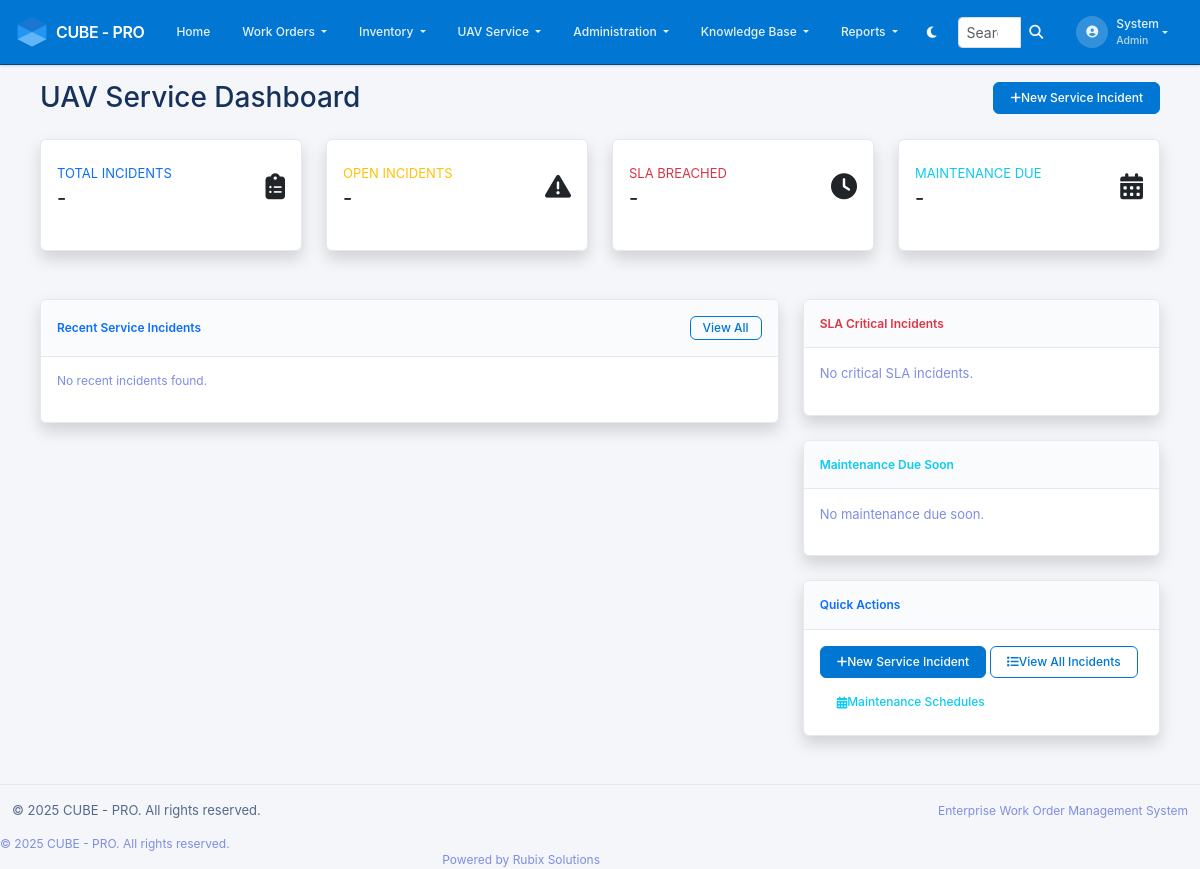
Before: /uav-service/dashboard (signed in) with the older database file.
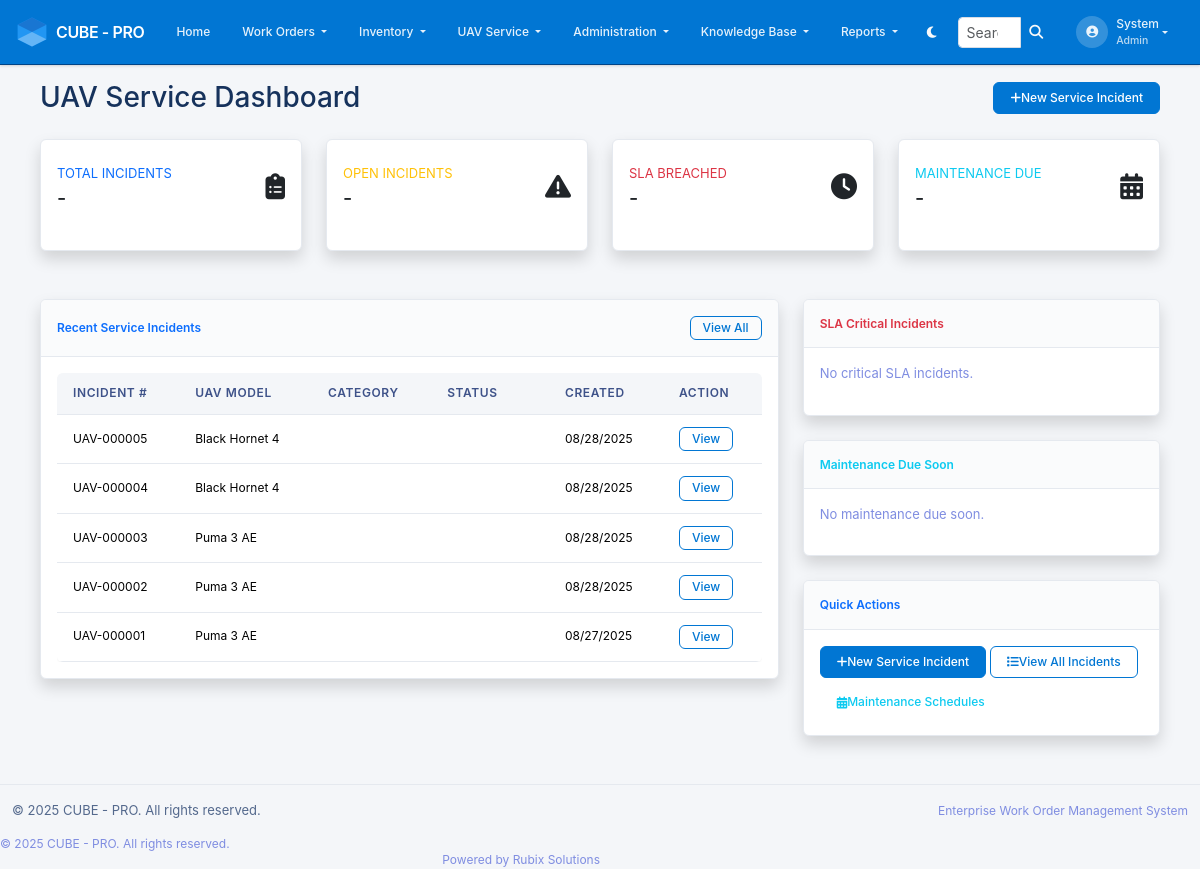
After: the same page with the newer database file.
### app/models.py (models this page shows, shortened)
class UAVServiceIncident(db.Model):
    __tablename__ = 'uav_service_incidents'
    id = db.Column(db.Integer, primary_key=True)
    incident_number = db.Column(db.String(20), unique=True, nullable=False, index=True)
    title = db.Column(db.String(200), nullable=False)
    description = db.Column(db.Text, nullable=False)
    incident_category = db.Column(db.String(50), nullable=False)  # 'BATTERY', 'CAMERA', 'CRASH_REPAIR', 'ROUTINE_MAINTENANCE', 'OTHER'
    priority = db.Column(db.String(20), default='MEDIUM')  # 'LOW', 'MEDIUM', 'HIGH', 'URGENT'
    workflow_status = db.Column(db.String(50), default='INCIDENT_RAISED')
    customer_name = db.Column(db.String(200), nullable=False)
    customer_email = db.Column(db.String(120))
    customer_phone = db.Column(db.String(20))
    customer_address = db.Column(db.Text)
    customer_user_id = db.Column(db.Integer, db.ForeignKey('users.id'), nullable=True, index=True)  # Reference to User table
    serial_number = db.Column(db.String(40), index=True)
    product_name = db.Column(db.String(100))
    owner_company = db.Column(db.String(100))
    last_service_date = db.Column(db.Date)
    uav_model = db.Column(db.String(100))  # Made nullable for transition
    uav_serial_number = db.Column(db.String(100))
    flight_hours = db.Column(db.Integer, default=0)
    last_maintenance_date = db.Column(db.DateTime)
    sla_category = db.Column(db.String(30), default='STANDARD')  # 'EXPRESS', 'STANDARD', 'ECONOMY'
    sla_response_hours = db.Column(db.Integer, default=24)
    sla_resolution_hours = db.Column(db.Integer, default=72)
    incident_raised_at = db.Column(db.DateTime, default=lambda: datetime.now(timezone.utc))
    technician_assigned_at = db.Column(db.DateTime)
    diagnosis_completed_at = db.Column(db.DateTime)
    work_order_created_at = db.Column(db.DateTime)
    repair_started_at = db.Column(db.DateTime)
    repair_completed_at = db.Column(db.DateTime)
    quality_check_at = db.Column(db.DateTime)
    handed_over_at = db.Column(db.DateTime)
    diagnostic_checklist_completed = db.Column(db.Boolean, default=False)
    diagnostic_findings = db.Column(db.Text)
    work_order_type = db.Column(db.String(30))  # 'REPAIR', 'REPLACE', 'MAINTENANCE'
    parts_requested = db.Column(db.Boolean, default=False)
    parts_received = db.Column(db.Boolean, default=False)
    technician_hours = db.Column(db.Numeric(5, 2), default=0.00)
    technician_notes = db.Column(db.Text)
    service_status = db.Column(db.String(30), default='PENDING')  # 'PENDING', 'IN_PROGRESS', 'COMPLETED', 'PENDING_PARTS'
    qa_verified = db.Column(db.Boolean, default=False)
    airworthiness_certified = db.Column(db.Boolean, default=False)
    qa_notes = db.Column(db.Text)
    is_warranty_service = db.Column(db.Boolean, default=True)
    estimated_cost = db.Column(db.Numeric(10, 2))
    actual_cost = db.Column(db.Numeric(10, 2))
    invoice_generated = db.Column(db.Boolean, default=False)
    invoice_number = db.Column(db.String(50))
    is_preventive_maintenance = db.Column(db.Boolean, default=False)
    next_maintenance_due = db.Column(db.DateTime)
    maintenance_type = db.Column(db.String(50))  # 'SCHEDULED', 'FLIGHT_HOURS', 'TIME_BASED'
    created_at = db.Column(db.DateTime, default=lambda: datetime.now(timezone.utc))
    updated_at = db.Column(db.DateTime, default=lambda: datetime.now(timezone.utc),
                          onupdate=lambda: datetime.now(timezone.utc))
    product_id = db.Column(db.Integer, db.ForeignKey('products.id'))
    technician_id = db.Column(db.Integer, db.ForeignKey('users.id'))
    qa_technician_id = db.Column(db.Integer, db.ForeignKey('users.id'))
    created_by_id = db.Column(db.Integer, db.ForeignKey('users.id'), nullable=False)
    related_work_order_id = db.Column(db.Integer, db.ForeignKey('workorders.id'))
    product = db.relationship('Product', backref='uav_service_incidents')
    technician = db.relationship('User', foreign_keys=[technician_id], backref='assigned_uav_services')
    qa_technician = db.relationship('User', foreign_keys=[qa_technician_id], backref='qa_uav_services')
    creator = db.relationship('User', foreign_keys=[created_by_id], backref='created_uav_services')
    customer_user = db.relationship('User', foreign_keys=[customer_user_id], backref='customer_uav_services')
    related_work_order = db.relationship('WorkOrder', foreign_keys='UAVServiceIncident.related_work_order_id', backref='uav_service_incident')
    @property
    def incident_number_formatted(self):
        return f"UAV-{self.id:06d}"
    @property
    def workflow_step_info(self):
        workflow_steps = {
            'INCIDENT_RAISED': {'step': 1, 'name': 'Incident/Service Request', 'description': 'Customer reported issue, categorized and logged'},
            'DIAGNOSIS_WO': {'step': 2, 'name': 'Diagnosis & Work Order', 'description': 'Technician assigned, diagnosis completed, work order created'},
            'REPAIR_MAINTENANCE': {'step': 3, 'name': 'Repair/Maintenance', 'description': 'Parts requested, technician performing work'},
            'QUALITY_CHECK': {'step': 4, 'name': 'Quality Check & Handover', 'description': 'QA verification, compliance check, customer handover'},
            'PREVENTIVE_MAINTENANCE': {'step': 5, 'name': 'Preventive Maintenance', 'description': 'Scheduled maintenance triggered automatically'}
        }
        return workflow_steps.get(self.workflow_status, workflow_steps['INCIDENT_RAISED'])

### app/uav_service/routes.py (the view)
@bp.route('/dashboard')
@login_required
def dashboard():
    recent_incidents = UAVServiceIncident.query.order_by(
        UAVServiceIncident.created_at.desc()
    ).limit(10).all()
    sla_critical = UAVServiceIncident.query.filter_by(sla_status='CRITICAL').all()
    maintenance_due = UAVMaintenanceSchedule.query.filter(
        UAVMaintenanceSchedule.next_maintenance_due <= datetime.now(timezone.utc) + timedelta(days=7)
    ).limit(5).all()
    return render_template('uav_service/dashboard.html',
                         recent_incidents=recent_incidents,
                         sla_critical=sla_critical,
                         maintenance_due=maintenance_due)

### app/__init__.py (called while the page is built)
@login_manager.user_loader
def load_user(user_id):
    from app.models import User
    return User.query.get(int(user_id))

### app/models.py (called while the page is built)
    def has_role(self, role_name):
        return self.role and self.role.name == role_name

### app/templates/uav_service/dashboard.html (shortened to what the changed rows need)
{% extends "base.html" %}
{% set active_page = "uav_service" %}
{% block content %}
<div class="container-fluid">
    <div class="d-flex justify-content-between align-items-center mb-4">
        <h1 class="h3 mb-0 text-gray-800">UAV Service Dashboard</h1>
    </div>
    <div class="row">
        <div class="col-lg-8">
            <div class="card shadow mb-4">
                <div class="card-body">
                    {% if recent_incidents %}
                        <div class="table-responsive">
                            <table class="table table-sm">
                                <thead>
                                    <tr>
                                        <th>Incident #</th>
                                        <th>UAV Model</th>
                                        <th>Category</th>
                                        <th>Status</th>
                                        <th>Created</th>
                                        <th>Action</th>
                                    </tr>
                                </thead>
                                <tbody>
                                    {% for incident in recent_incidents %}
                                    <tr>
                                        <td>{{ incident.incident_number_formatted }}</td>
                                        <td>{{ incident.uav_model }}</td>
                                        <td>
                                            <span class="badge badge-info badge-sm">
                                            </span>
                                        </td>
                                        <td>
                                            <span class="badge badge-primary badge-sm">
                                            </span>
                                        </td>
                                        <td>{{ incident.created_at.strftime('%m/%d/%Y') }}</td>
                                        <td>
                                            <a href="{{ url_for('uav_service.view_incident', id=incident.id) }}"
                                               class="btn btn-sm btn-outline-primary">View</a>
                                        </td>
                                    </tr>
                                    {% endfor %}
                                </tbody>
                            </table>
                        </div>
                    {% else %}
                        <p class="text-muted">No recent incidents found.</p>
                    {% endif %}
                </div>
            </div>
        </div>
    </div>
</div>
{% endblock %}

Changed rows visible on the page:
added UAVServiceIncident: incident_number_formatted "UAV-000005", uav_model "Black Hornet 4", created_at "08/28/2025"
added UAVServiceIncident: incident_number_formatted "UAV-000004", uav_model "Black Hornet 4", created_at "08/28/2025"
added UAVServiceIncident: incident_number_formatted "UAV-000003", uav_model "Puma 3 AE", created_at "08/28/2025"
added UAVServiceIncident: incident_number_formatted "UAV-000002", uav_model "Puma 3 AE", created_at "08/28/2025"
added UAVServiceIncident: incident_number_formatted "UAV-000001", uav_model "Puma 3 AE", created_at "08/27/2025"
Other visible differences:
text no longer shown: "No recent incidents found."
text now shown: "INCIDENT # UAV MODEL CATEGORY STATUS CREATED ACTION"
